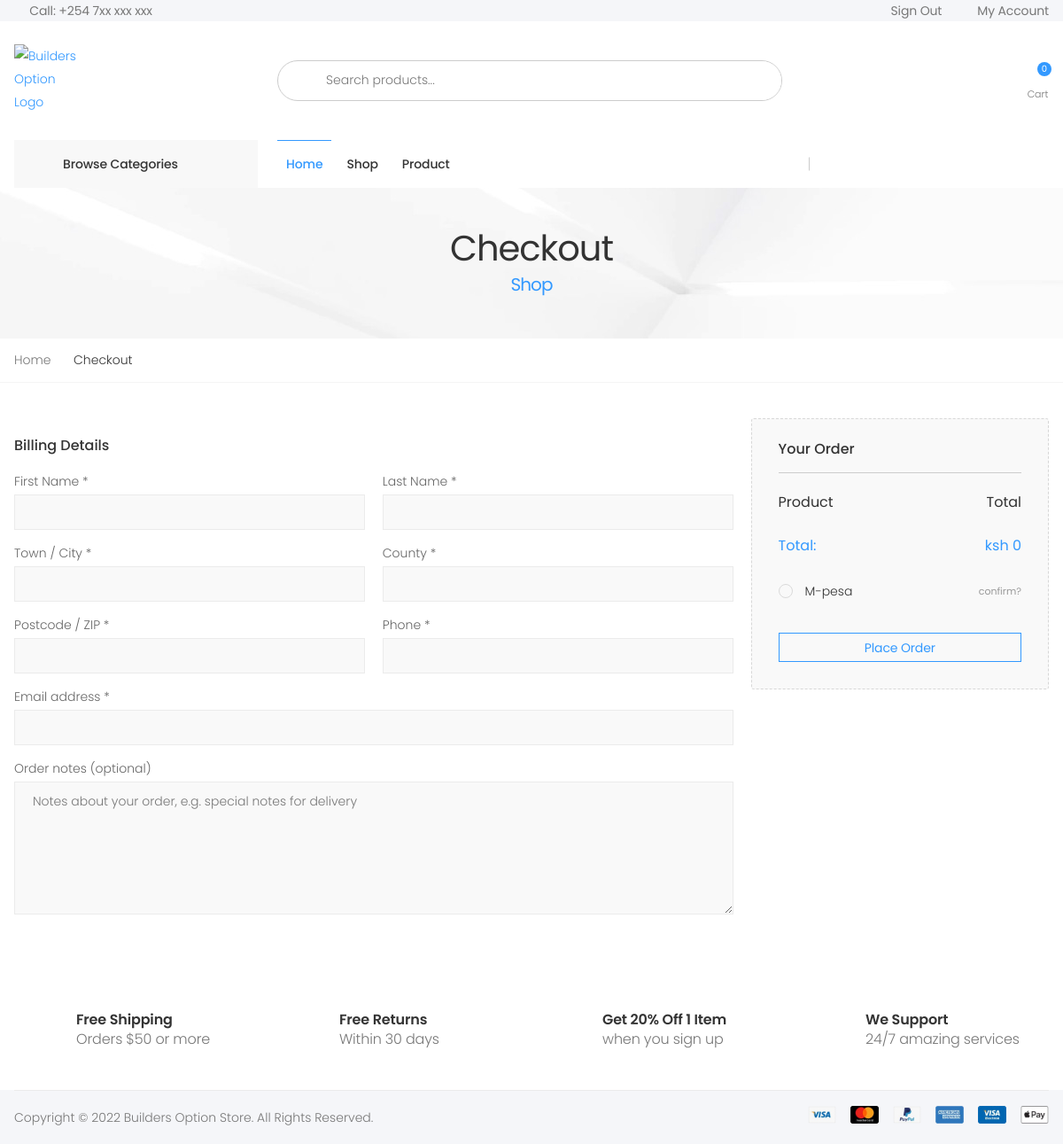
The app's page /checkout (signed in), older data.
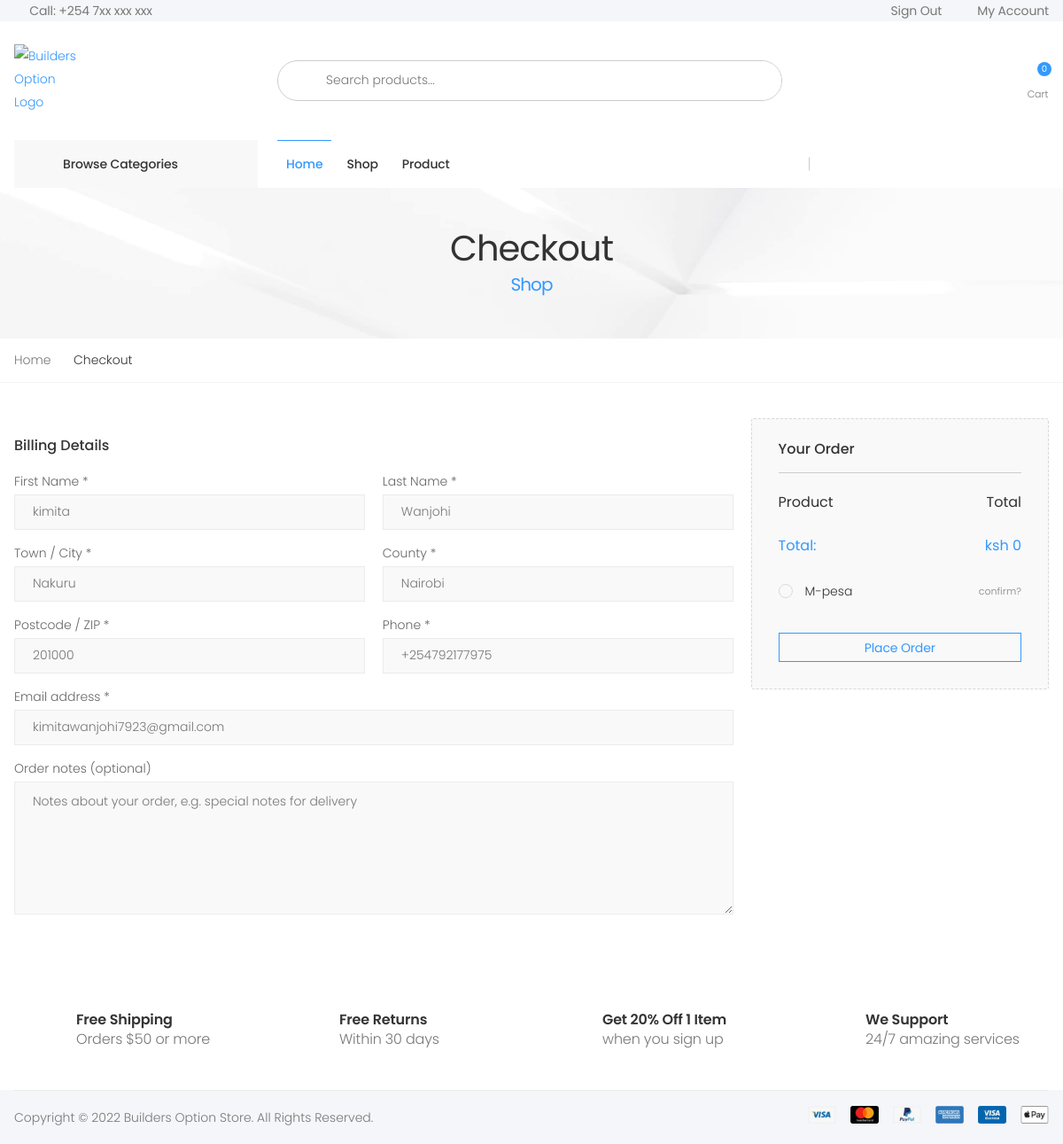
The same page, newer data.
### main/models.py (models this page shows, shortened)
class BillingAddress(models.Model):
    user = models.ForeignKey(get_user_model(), on_delete=models.CASCADE)
    firstname = models.CharField(max_length=100)
    lastname = models.CharField(max_length=100)
    postcode = models.CharField(max_length=100)
    county = models.CharField(max_length=100)
    town = models.CharField(max_length=100)
    phone = models.CharField(max_length=100)
    email = models.EmailField(max_length=100)

### main/views.py (the view, shortened to what this page needs)
# urls.py: path('checkout', views.checkout, name="checkout")
@login_required(login_url='/users/sign-in')
def checkout(request):
    cats = Category.objects.all()
    cart = Cart(request)
    context = {
        "cart": cart,
        "categories": cats
    }
    user = request.user
    try:
        bill_add = BillingAddress.objects.get(user_id=user.id)
        context['billing_address'] = bill_add
    except BillingAddress.DoesNotExist:
        context['billing_address'] = None
    return render(request, 'main/checkout.html', context)

### cart/cart.py (called while the page is built)
    def __iter__(self):
        for item in self.cart.item_set.all():
            yield item

    def new(self, request):
        cart = models.Cart(creation_date=datetime.datetime.now())
        cart.save()
        request.session[CART_ID] = cart.id
        return cart

    def count(self):
        result = 0
        for item in self.cart.item_set.all():
            result += 1 * item.quantity
        return result

    def summary(self):
        result = 0
        for item in self.cart.item_set.all():
            result += item.total_price
        return result

### main/models.py (called while the page is built)
    def __str__(self):
        return self.name

    def get_url(self):
        return f'{self.name}~{self.id}'

### templates/main/checkout.html (shortened to what the changed rows need)
{% extends "base.html" %}
{% load static %}
{% block content %}
        <main class="main">
        	<div class="page-header text-center" style="background-image: url({% static 'assets/images/page-header-bg.jpg' %})">
        		<div class="container">
        			<h1 class="page-title">Checkout<span>Shop</span></h1>
        		</div>
        	</div>
            <div class="page-content">
            	<div class="checkout">
	                <div class="container">
            			<form action="{% url 'checkout' %}" method="post">
		                	<div class="row">
		                		<div class="col-lg-9">
		                			{% if billing_address %}
                                        <h2 class="checkout-title">Billing Details</h2>
		                				<div class="row">
		                					<div class="col-sm-6">
		                						<label>First Name *</label>
		                						<input type="text" class="form-control" name="firstname" value="{{ billing_address.firstname }}" required>
		                					</div>
		                					<div class="col-sm-6">
		                						<label>Last Name *</label>
		                						<input type="text" class="form-control" name="lastname" value="{{ billing_address.lastname }}" required>
		                					</div>
		                				</div>
	            						<div class="row">
		                					<div class="col-sm-6">
		                						<label>Town / City *</label>
		                						<input type="text" class="form-control" name="town" value="{{ billing_address.town }}" required>
		                					</div>
		                					<div class="col-sm-6">
		                						<label>County *</label>
		                						<input type="text" class="form-control" name="county" value="{{ billing_address.county }}" required>
		                					</div>
		                				</div>
		                				<div class="row">
		                					<div class="col-sm-6">
		                						<label>Postcode / ZIP *</label>
		                						<input type="text" class="form-control" name="postcode" value="{{ billing_address.postcode }}" required>
		                					</div>
		                					<div class="col-sm-6">
		                						<label>Phone *</label>
		                						<input type="tel" class="form-control" name="phone" value="{{ billing_address.phone }}" required>
		                					</div>
		                				</div>
	                					<label>Email address *</label>
	        							<input type="email" class="form-control" name="email" value="{{ billing_address.email }}" required>
	                					<label>Order notes (optional)</label>
	        							<textarea class="form-control" cols="30" name="notes" rows="4" placeholder="Notes about your order, e.g. special notes for delivery"></textarea>
                                    {% else %}
                                        <h2 class="checkout-title">Billing Details</h2>
		                				<div class="row">
		                					<div class="col-sm-6">
		                						<label>First Name *</label>
		                						<input type="text" class="form-control" name="firstname" required>
		                					</div>
		                					<div class="col-sm-6">
		                						<label>Last Name *</label>
		                						<input type="text" class="form-control" name="lastname" required>
		                					</div>
		                				</div>
	            						<div class="row">
		                					<div class="col-sm-6">
		                						<label>Town / City *</label>
		                						<input type="text" class="form-control" name="town" required>
		                					</div>
		                					<div class="col-sm-6">
		                						<label>County *</label>
		                						<input type="text" class="form-control" name="county" required>
		                					</div>
		                				</div>
		                				<div class="row">
		                					<div class="col-sm-6">
		                						<label>Postcode / ZIP *</label>
		                						<input type="text" class="form-control" name="postcode" required>
		                					</div>
		                					<div class="col-sm-6">
		                						<label>Phone *</label>
		                						<input type="tel" class="form-control" name="phone" required>
		                					</div>
		                				</div>
	                					<label>Email address *</label>
	        							<input type="email" class="form-control" name="email" required>
	                					<label>Order notes (optional)</label>
	        							<textarea class="form-control" cols="30" name="notes" rows="4" placeholder="Notes about your order, e.g. special notes for delivery"></textarea>
                                    {% endif %}
		                		</div>
		                		<aside class="col-lg-3">
		                			<div class="summary">
		                				<table class="table table-summary">
		                					<thead>
		                						<tr>
		                							<th>Product</th>
		                							<th>Total</th>
		                						</tr>
		                					</thead>
		                				</table>
		                				<div class="accordion-summary" id="accordion-payment">
										    <div class="card">
										        <div class="card-header" id="heading-4">
										            <h2 class="card-title">
										                <a class="collapsed" role="button" data-toggle="collapse" href="#collapse-4" aria-expanded="false" aria-controls="collapse-4">
										                    M-pesa <small class="float-right paypal-link">confirm?</small>
										                </a>
										            </h2>
										        </div>
										    </div>
										</div>
		                			</div>
		                		</aside>
		                	</div>
            			</form>
	                </div>
                </div>
            </div>
        </main>
{% endblock %}

Row changes from the older to the newer data that the page shows:
added BillingAddress: firstname "kimita", lastname "Wanjohi", town "Nakuru", county "Nairobi", postcode "201000", phone "+254792177975", email "kimitawanjohi7923@gmail.com"
